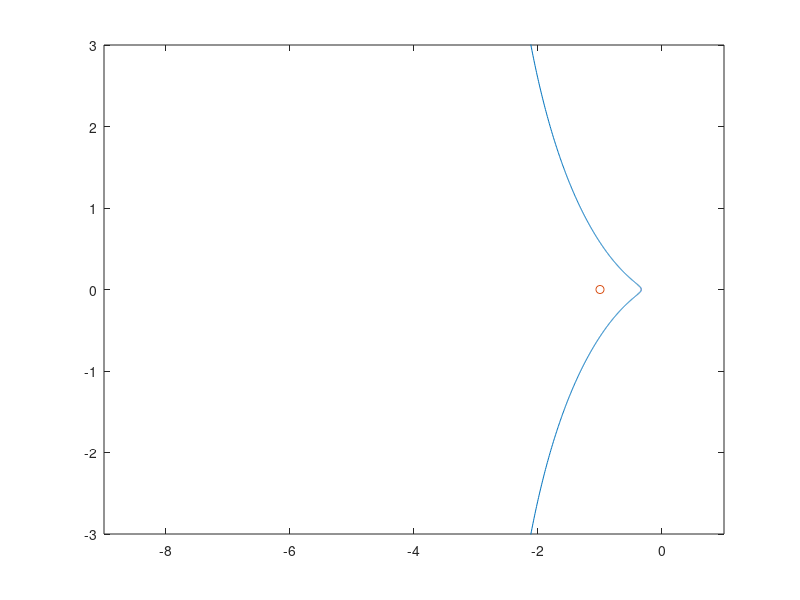

The MATLAB source for this figure:
N = 2001;
Omega = linspace(0, 2*pi, N);
z = exp(1i*Omega(2:N-1)); % exclude omega = 0, 2pi for poles on unit circle

H = (z)./((z-1).*(z-0.5));
K = 1;
%H = K*(z+0.2).*(z+0.5)./((z-1).*(z-0.5));
% H = (z)./((z-1).*(z.^2-z+0.5));
% H= K*(( z - 0.5 ) ./ ( z - 1 ) ) .* ( ( z + 0.95) ./ ( z.^2 - 1.3* z + 0.42 ) ) ;

plot(real(H), imag(H))

xlim([-9, 1])
ylim([-3, 3])

hold on
plot(-1, 0, 'o')
hold off
